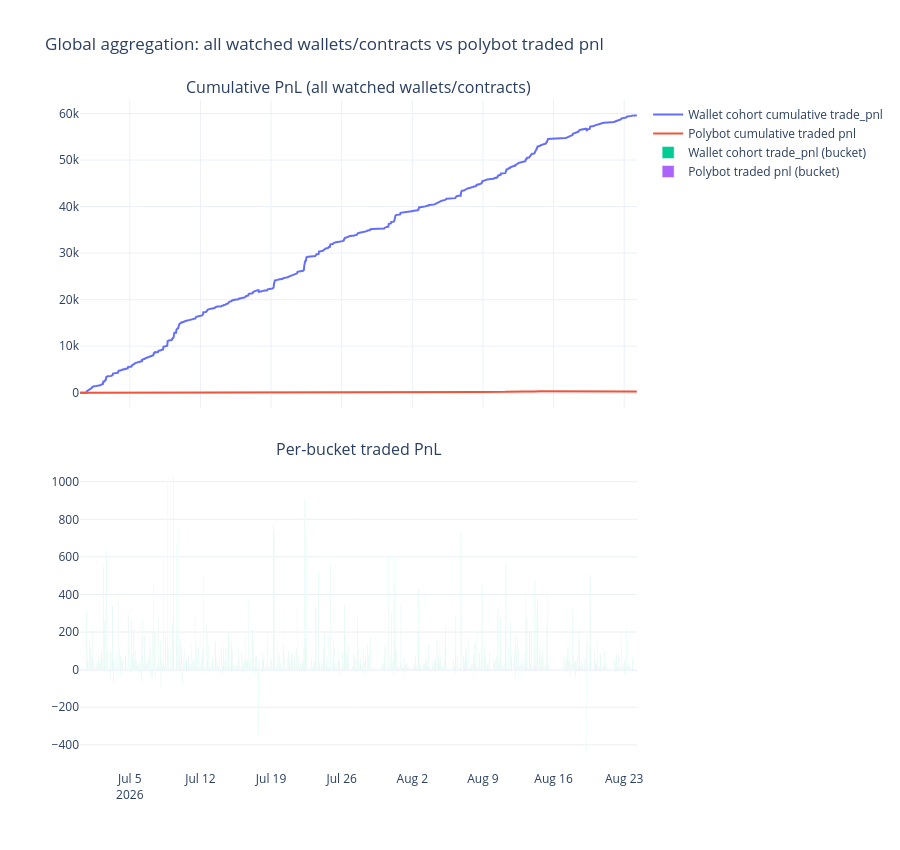

The notebook cell this image was saved under:
### Code cell
fig_global = make_subplots(
    rows=2, cols=1, shared_xaxes=True, vertical_spacing=0.08,
    subplot_titles=('Cumulative PnL (all watched wallets/contracts)', 'Per-bucket traded PnL')
)

fig_global.add_trace(
    go.Scatter(x=agg.index, y=agg['wallet_cum_trade_pnl'], mode='lines', name='Wallet cohort cumulative trade_pnl'),
    row=1, col=1
)
fig_global.add_trace(
    go.Scatter(x=agg.index, y=agg['polybot_cum_trade_pnl'], mode='lines', name='Polybot cumulative traded pnl'),
    row=1, col=1
)

fig_global.add_trace(
    go.Bar(x=agg.index, y=agg['wallet_trade_pnl'], name='Wallet cohort trade_pnl (bucket)'),
    row=2, col=1
)
fig_global.add_trace(
    go.Bar(x=agg.index, y=agg['polybot_trade_pnl'], name='Polybot traded pnl (bucket)'),
    row=2, col=1
)

fig_global.update_layout(
    height=850, template='plotly_white',
    title='Global aggregation: all watched wallets/contracts vs polybot traded pnl',
    barmode='group',
)
fig_global.show()

### Figure 1 — Plotly figure (JSON) as saved in the notebook; plotly's stock layout.template omitted (floating-point values rounded to 4 significant figures; data arrays with more than 128 entries replaced by an {"elided": "..."} marker saying what was removed)
{"data": [{"mode": "lines", "name": "Wallet cohort cumulative trade_pnl", "type": "scatter", "x": {"elided": "1325 str values"}, "xaxis": "x", "y": {"elided": "1325 float values"}, "yaxis": "y"}, {"mode": "lines", "name": "Polybot cumulative traded pnl", "type": "scatter", "x": {"elided": "1325 str values"}, "xaxis": "x", "y": {"elided": "1325 float values"}, "yaxis": "y"}, {"name": "Wallet cohort trade_pnl (bucket)", "type": "bar", "x": {"elided": "1325 str values"}, "xaxis": "x2", "y": {"elided": "1325 float values"}, "yaxis": "y2"}, {"name": "Polybot traded pnl (bucket)", "type": "bar", "x": {"elided": "1325 str values"}, "xaxis": "x2", "y": {"elided": "1325 float values"}, "yaxis": "y2"}], "layout": {"annotations": [{"font": {"size": 16}, "showarrow": false, "text": "Cumulative PnL (all watched wallets/contracts)", "x": 0.5, "xanchor": "center", "xref": "paper", "y": 1, "yanchor": "bottom", "yref": "paper"}, {"font": {"size": 16}, "showarrow": false, "text": "Per-bucket traded PnL", "x": 0.5, "xanchor": "center", "xref": "paper", "y": 0.46, "yanchor": "bottom", "yref": "paper"}], "barmode": "group", "height": 850, "title": {"text": "Global aggregation: all watched wallets/contracts vs polybot traded pnl"}, "xaxis": {"anchor": "y", "domain": [0, 1], "matches": "x2", "showticklabels": false}, "xaxis2": {"anchor": "y2", "domain": [0, 1]}, "yaxis": {"anchor": "x", "domain": [0.54, 1]}, "yaxis2": {"anchor": "x2", "domain": [0, 0.46]}}}
